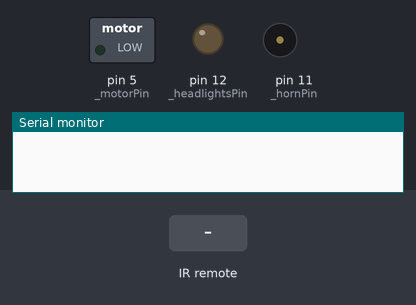
Bench run of a sketch on a simulated Arduino Uno, built with avr-gcc and run on an emulated ATmega328P. On the bench: switched loads named in the sketch (green lamp = pin HIGH), output pins drawn as LEDs (lit = HIGH), buzzer (waves = sounding, pin HIGH), the last lines printed to the serial monitor. The inputs (shaded band) are chosen by the test bench.

Above: at 1.2 s.
1.3 s: infrared code 0xFF609F received
At 2.1 s:
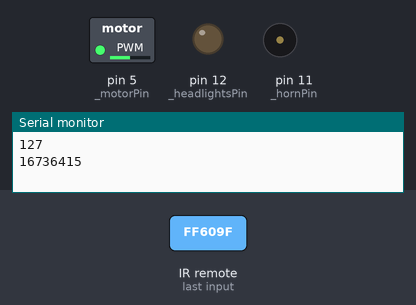
2.8 s: infrared code 0xFF609F received
At 3.2 s:
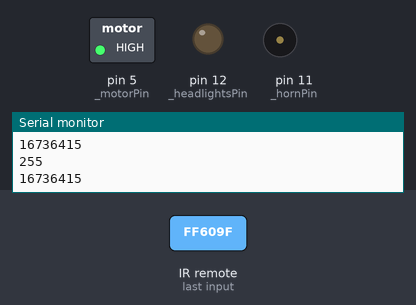
4.3 s: infrared code 0xFF02FD received
At 5.6 s:
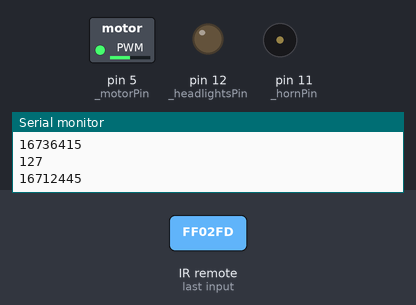
Timing chart, 0 to 7.3 s (numbered marks = the images above; inputs shaded):
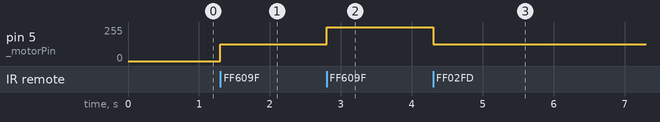

Measured:
- after the input at 1.3 s, pin 5 (_motorPin): 0/255 → 127/255 at once
- after the input at 2.8 s, pin 5 (_motorPin): 127/255 → 255/255 at once
- after the input at 4.3 s, pin 5 (_motorPin): 255/255 → 127/255 at once

The sketch:

IR_Receiver_1.ino
```cpp
#include "IRremote.h"
#include <avr/interrupt.h >
#include <avr/io.h >
#if defined(__AVR_ATmega328P__)
// A mega328 is mostly like an mega168, in terms of peripherals
#define __AVR_ATmega168__ 1
#endif
#define INIT_TIMER_COUNT 6
#define RESET_TIMER1 TCNT1 = INIT_TIMER_COUNT

#define TIMER1_MILLISECONDS_FIRE 500
#define TIMER1_MILLISECONDS_FIRE_OFF 150

// variables for Timer1 counter
int timer1_int_counter = 0;


#define HORN_VALUE 16753245
#define HEADLIGHTS_VALUE 16744575   // vol up
#define MOTOR_FASTER_VALUE 16736415   // track next
#define MOTOR_SLOWER_VALUE 16712445   // track prev
#define KILL_SWITCH 16720605  // play/pause

const byte _irReceiverPin = 2;
const byte _headlightsPin = 12;
const byte _hornPin = 11;
const byte _motorPin = 5;

byte _motorSpeed = 0;

boolean _hornOn = false;
boolean _lightsState = false;

IRrecv irrecv(_irReceiverPin);
decode_results decodedSignal;

unsigned long last = millis();

// TIMER 1
ISR(TIMER1_OVF_vect)
{
	RESET_TIMER1;
	timer1_int_counter += 1;
	if (timer1_int_counter == TIMER1_MILLISECONDS_FIRE * 10)
	{
	  timer1FireOn();
	}
	if (timer1_int_counter == TIMER1_MILLISECONDS_FIRE * 10 + TIMER1_MILLISECONDS_FIRE_OFF)
	{
          timer1_int_counter = 0;
	  timer1FireOff();
	}
};

void initInterrupts()
{
  // turn off all interrupts so the microprocessor doesn't get confused
  cli();
  initTimerInterrupts();
  // turn on all interrupts so the microprocessor can handle them
  sei();
}

void initTimerInterrupts()
{
  // DON'T ALTER THIS CODE!!!!
  //Timer2 Settings: Timer Prescaler /64,
  TCCR2A |= (1<<CS22);    // turn on CS22 bit
  TCCR2A &= ~((1<<CS21) | (1<<CS20));    // turn off CS21 and CS20 bits
  // Use normal mode
  TCCR2A &= ~((1<<WGM21) | (1<<WGM20));   // turn off WGM21 and WGM20 bits
  // turn off register A of Timer 1
  // Timer 1 is a 16 bit register, by turning off register A
  // we make it an 8 bit register
  TCCR1A = 0;
  // set register B of Timer 1 the same way we did for Timer 2
  // the constants used for this initialization are all '1'
  TCCR1B = _BV(WGM13);
  TCCR1B |= (1<<CS12);    // turn on CS12 bit
  TCCR1B &= ~((1<<CS11) | (1<<CS10));    // turn off CS211 and CS10 bits
  // Use normal mode
  TCCR1B &= ~((1<<WGM11) | (1<<WGM10));   // turn off WGM11 and WGM10 bits
  // Use internal clock - external clock not used in Arduino
  ASSR |= (0<<AS2);
  TIMSK1 |= (1<<TOIE1) | (0<<OCIE1A);
  //Timer1 Overflow Interrupt Enable
  RESET_TIMER1;
}

void setup()
{
  Serial.begin(9600);
  pinMode(_headlightsPin, OUTPUT);
  pinMode(_hornPin, OUTPUT);

  initInterrupts();

  irrecv.enableIRIn();
}

void loop()
{
  if (irrecv.decode(&decodedSignal))
  {
    if (millis() - last > 250)
    {
      switch (decodedSignal.value)
      {
        // horn button
        case HORN_VALUE:
          _hornOn = true;
          break;
         // lights button
         case HEADLIGHTS_VALUE:
           _lightsState = !_lightsState;
           break;
         // motor faster
         case MOTOR_FASTER_VALUE:
           if (_motorSpeed == 0)
             _motorSpeed = 127;
           else if (_motorSpeed == 127)
             _motorSpeed = 255;
           break;
         // motor slower
         case MOTOR_SLOWER_VALUE:
           if (_motorSpeed == 255)
             _motorSpeed = 127;
           else if (_motorSpeed == 127)
             _motorSpeed = 0;
           break;
         case KILL_SWITCH:
           _motorSpeed = 0;
           _lightsState = false;
           _hornOn = false;
           break;
      }

      analogWrite(_motorPin, _motorSpeed);
      Serial.println(_motorSpeed);
      Serial.println(decodedSignal.value);
    }
    last = millis();
    irrecv.resume();
  }
}
void timer1FireOn()
{
  if (_lightsState)
    digitalWrite(_headlightsPin, HIGH);
  if (_hornOn)
    digitalWrite(_hornPin, HIGH);
}
void timer1FireOff()
{
  digitalWrite(_headlightsPin, LOW);
  _hornOn = false;
  digitalWrite(_hornPin, LOW);
}
```
